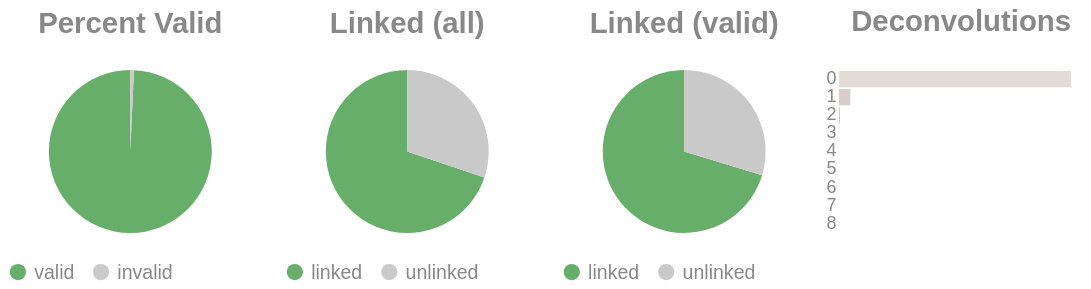

The code cell stored with this chart in its notebook:
### Code cell
if SKIPLR:
    pass
else:
    clash = Counter()
    for i in valids['molecule'].to_list():
        _mol = i.split("-")
        if len(_mol) == 1:
            clash.update('0')
        else:
            clash.update(_mol[-1])

    _d = {"deconvolutions": [], 'count': []}
    for k,v in clash.items():
        _d['deconvolutions'].append(k)
        _d['count'].append(v)

    tot_valid = valids['reads'].sum()
    mask = valids['reads'] >= 2
    n_linked_reads = valids.filter(mask)['reads'].sum()
    if n_linked_reads == 0:
        print_html("No linked molecules (>=2 reads) were detected; skipping linked-only distributions.")
        SKIPLR = True
    else:
        perc_valid = round(tot_valid / n_reads, 4)
        linked_perc_abs = round(n_linked_reads / n_reads, 4)
        linked_perc = round(n_linked_reads / tot_valid, 4)

    _valid = pl.DataFrame({"valids": ['valid', 'invalid'], "count": [tot_valid, n_reads - tot_valid]})
    _linked_abs = pl.DataFrame({"linked (absolute)": ['linked', 'unlinked'], "count": [n_linked_reads, n_reads - n_linked_reads]})
    _linked_rel = pl.DataFrame({"linked (valids)": ['linked', 'unlinked'], "count": [n_linked_reads, tot_valid - n_linked_reads]})

    (
        alt.hconcat(
            piechart(_valid, goodval = 'valid', title = "Percent Valid"),
            piechart(_linked_abs, goodval = "linked", title =  "Linked (all)"),
            piechart(_linked_rel, goodval = "linked", title =  "Linked (valid)"),
            convolutionbar(pl.DataFrame(_d), title = "Deconvolutions"),
            center = True,
            bounds = 'flush'
        )
        .resolve_scale(color='independent')
        .resolve_legend('independent')
        .properties(usermeta={'embedOptions': {"actions": False}})
    ).display()

### Figure 1 — Vega-Lite specification as saved in the notebook (floating-point values rounded to 4 significant figures)
{"width": "container", "height": 400, "config": {"title": {"anchor": "start", "dy": -15, "fontSize": 18, "color": "#888888", "subtitleColor": "#888888", "subtitleFontSize": 14}, "arc": {"fill": "#0072B2"}, "axis": {"domainColor": "#888888", "domainWidth": 0.5, "gridWidth": 0.2, "grid": false, "titleFontWeight": 400, "titleFontSize": 15, "labelFontSize": 11, "labelColor": "#888888", "tickColor": "#888888", "tickWidth": 0.2, "titleColor": "#888888"}, "axisBand": {"grid": false}, "axisX": {"grid": true, "tickSize": 10, "domainCap": "round"}, "axisY": {"domain": false, "grid": true, "tickSize": 0, "domainCap": "round"}, "background": "transparent", "header": {"labelFontSize": 15, "labelColor": "#888888", "titleFontSize": 15, "titleFontWeight": 600, "titleColor": "#888888"}, "legend": {"labelFont": "sans-serif", "labelFontSize": 12, "labelColor": "#888888", "symbolSize": 100, "symbolType": "circle", "titleFontSize": 12, "titlePadding": 10, "titleColor": "#888888", "title": null}, "range": {"category": ["#E69F00", "#56B4E9", "#009E73", "#F0E442", "#0072B2", "#D55E00", "#CC79A7", "#000000"], "diverging": ["#cfe8f3", "#a2d4ec", "#73bfe2", "#46abdb", "#1696d2", "#12719e"]}, "area": {"fill": "#0072B2", "fillOpacity": 0.7, "line": true, "strokeOpacity": 0.7}, "line": {"color": "#0072B2", "stroke": "#0072B2", "strokeWidth": 2}, "trail": {"color": "#0072B2", "stroke": "#0072B2", "strokeWidth": 0, "size": 1}, "point": {"filled": true, "fillOpacity": 1.0, "size": 95}, "text": {"color": "#888888", "fontSize": 11, "align": "right", "fontWeight": 400, "size": 11}, "bar": {"fill": "#0072B2", "stroke": null}, "view": {"stroke": null, "continuousWidth": 660, "continuousHeight": 400}}, "hconcat": [{"data": {"name": "data-fd1e7dbcfb8f7b83327b1a4a5d468a75"}, "mark": {"type": "arc"}, "encoding": {"color": {"field": "valids", "legend": {"orient": "bottom", "title": null}, "scale": {"domain": ["valid", "invalid"], "range": ["#68ae6b", "#C9C9C9"]}, "title": "Valids", "type": "nominal"}, "theta": {"field": "count", "type": "quantitative"}, "tooltip": [{"field": "valids", "title": "Valids", "type": "ordinal"}, {"field": "percent", "format": ".2%", "title": "Percent", "type": "quantitative"}, {"field": "count", "title": "Count", "type": "quantitative"}]}, "height": 100, "title": {"text": "Percent Valid", "align": "center", "anchor": "middle"}, "transform": [{"calculate": "datum.count / 17051728", "as": "percent"}], "width": 150}, {"data": {"name": "data-511bba5423c2ba9b33f25862660bdf53"}, "mark": {"type": "arc"}, "encoding": {"color": {"field": "linked (absolute)", "legend": {"orient": "bottom", "title": null}, "scale": {"domain": ["linked", "unlinked"], "range": ["#68ae6b", "#C9C9C9"]}, "title": "Linked (Absolute)", "type": "nominal"}, "theta": {"field": "count", "type": "quantitative"}, "tooltip": [{"field": "linked (absolute)", "title": "Linked (Absolute)", "type": "ordinal"}, {"field": "percent", "format": ".2%", "title": "Percent", "type": "quantitative"}, {"field": "count", "title": "Count", "type": "quantitative"}]}, "height": 100, "title": {"text": "Linked (all)", "align": "center", "anchor": "middle"}, "transform": [{"calculate": "datum.count / 17051728", "as": "percent"}], "width": 150}, {"data": {"name": "data-eaa746580b473243dac5f1b184548faa"}, "mark": {"type": "arc"}, "encoding": {"color": {"field": "linked (valids)", "legend": {"orient": "bottom", "title": null}, "scale": {"domain": ["linked", "unlinked"], "range": ["#68ae6b", "#C9C9C9"]}, "title": "Linked (Valids)", "type": "nominal"}, "theta": {"field": "count", "type": "quantitative"}, "tooltip": [{"field": "linked (valids)", "title": "Linked (Valids)", "type": "ordinal"}, {"field": "percent", "format": ".2%", "title": "Percent", "type": "quantitative"}, {"field": "count", "title": "Count", "type": "quantitative"}]}, "height": 100, "title": {"text": "Linked (valid)", "align": "center", "anchor": "middle"}, "transform": [{"calculate": "datum.count / 16932145", "as": "percent"}], "width": 150}, {"data": {"name": "data-7f4290db7df793eb2e5fea2a16d13273"}, "mark": {"type": "bar"}, "encoding": {"color": {"field": "deconvolutions", "legend": null, "scale": {"scheme": "lightgreyred"}, "type": "nominal"}, "tooltip": [{"field": "deconvolutions", "title": "Deconvolutions", "type": "ordinal"}, {"field": "percent", "format": ".2%", "title": "Percent", "type": "quantitative"}, {"field": "count", "title": "Count", "type": "quantitative"}], "x": {"axis": null, "field": "count", "type": "quantitative"}, "y": {"field": "deconvolutions", "sort": "ascending", "title": null, "type": "nominal"}}, "height": 100, "title": {"text": "Deconvolutions", "align": "center", "anchor": "middle"}, "transform": [{"calculate": "datum.count / 8002303", "as": "percent"}], "width": 150}], "bounds": "flush", "center": true, "resolve": {"legend": {"angle": "independent"}, "scale": {"color": "independent"}}, "usermeta": {"embedOptions": {"actions": false}}, "$schema": "https://vega.github.io/schema/vega-lite/v6.1.0.json", "datasets": {"data-fd1e7dbcfb8f7b83327b1a4a5d468a75": [{"valids": "valid", "count": 16932145}, {"valids": "invalid", "count": 119583}], "data-511bba5423c2ba9b33f25862660bdf53": [{"linked (absolute)": "linked", "count": 11903389}, {"linked (absolute)": "unlinked", "count": 5148339}], "data-eaa746580b473243dac5f1b184548faa": [{"linked (valids)": "linked", "count": 11903389}, {"linked (valids)": "unlinked", "count": 5028756}], "data-7f4290db7df793eb2e5fea2a16d13273": [{"deconvolutions": "0", "count": 7597445}, {"deconvolutions": "1", "count": 371936}, {"deconvolutions": "2", "count": 29440}, {"deconvolutions": "3", "count": 3020}, {"deconvolutions": "4", "count": 380}, {"deconvolutions": "5", "count": 59}, {"deconvolutions": "6", "count": 17}, {"deconvolutions": "7", "count": 5}, {"deconvolutions": "8", "count": 1}]}}
